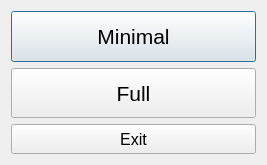
<?xml version="1.0" encoding="UTF-8"?>
<ui version="4.0">
 <class>SelectorWindow</class>
 <widget class="QDialog" name="SelectorWindow">
  <property name="geometry">
   <rect>
    <x>0</x>
    <y>0</y>
    <width>267</width>
    <height>165</height>
   </rect>
  </property>
  <property name="windowTitle">
   <string>Selection</string>
  </property>
  <layout class="QGridLayout" name="gridLayout">
   <item row="0" column="0">
    <layout class="QVBoxLayout" name="verticalLayout">
     <item>
      <widget class="QPushButton" name="minimalBtn">
       <property name="sizePolicy">
        <sizepolicy hsizetype="Expanding" vsizetype="Expanding">
         <horstretch>0</horstretch>
         <verstretch>0</verstretch>
        </sizepolicy>
       </property>
       <property name="font">
        <font>
         <pointsize>16</pointsize>
        </font>
       </property>
       <property name="text">
        <string>Minimal</string>
       </property>
      </widget>
     </item>
     <item>
      <widget class="QPushButton" name="fullBtn">
       <property name="sizePolicy">
        <sizepolicy hsizetype="Expanding" vsizetype="Expanding">
         <horstretch>0</horstretch>
         <verstretch>0</verstretch>
        </sizepolicy>
       </property>
       <property name="font">
        <font>
         <pointsize>16</pointsize>
        </font>
       </property>
       <property name="text">
        <string>Full</string>
       </property>
      </widget>
     </item>
     <item>
      <widget class="QPushButton" name="exit">
       <property name="sizePolicy">
        <sizepolicy hsizetype="MinimumExpanding" vsizetype="Preferred">
         <horstretch>0</horstretch>
         <verstretch>0</verstretch>
        </sizepolicy>
       </property>
       <property name="minimumSize">
        <size>
         <width>0</width>
         <height>30</height>
        </size>
       </property>
       <property name="maximumSize">
        <size>
         <width>16777215</width>
         <height>30</height>
        </size>
       </property>
       <property name="font">
        <font>
         <pointsize>12</pointsize>
        </font>
       </property>
       <property name="text">
        <string>Exit</string>
       </property>
      </widget>
     </item>
    </layout>
   </item>
  </layout>
 </widget>
 <resources/>
 <connections>
  <connection>
   <sender>exit</sender>
   <signal>clicked()</signal>
   <receiver>SelectorWindow</receiver>
   <slot>close()</slot>
   <hints>
    <hint type="sourcelabel">
     <x>133</x>
     <y>139</y>
    </hint>
    <hint type="destinationlabel">
     <x>133</x>
     <y>82</y>
    </hint>
   </hints>
  </connection>
 </connections>
</ui>
